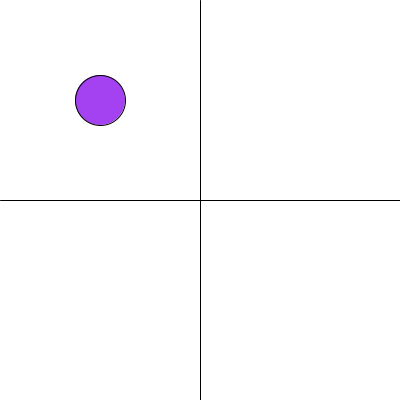
Frame 1 (no input)
Frame 60 (the mouse pressed at the canvas centre just before this capture): identical to frame 1, image omitted
Frame 120 (the mouse held since frame 60 and released just before this capture): identical to frame 1, image omitted

The Processing sketch that drew this single still picture (run headless with seeded random() and noise(); from frame 60 on, the mouse is pressed at the canvas centre):

// Processing sketch: sketch_130519a
// ── sketch_130519a.pde
// Ball Quadrants (Week 10, Question 5) - 17-05-2013
// Max Schaefer (43263798)

// Declare Global Object For Human Class
Ball ball;

// Setup Function - Run Once At Program Start
void setup() {
	// Set Window Size
	size(400, 400);

	// Set Background Colour
	background(255);

	// Create New Instance Of Human Class
	ball = new Ball();
}

// Draw Function - Run Every Frame
void draw() {
	// Clear Canvas
	background(255);

	// Draw Grid
	drawGrid();

	// Display Ball
	ball.display();
}

// ── Ball.pde
// Declare Ball Class
class Ball {
	// Initialise Properties
	color colour;
	boolean dragged;
	float radius;

	// Initialise Positional Variables
	int column;
	int row;
	float x;
	float y;

	// Default Constructor
	Ball() {
		// Set Properties
		colour = color(random(255), random(255), random(255));
		dragged = false;
		radius = 50;

		// Set Positional Variables
		column = 1;
		row = 1;
		x = returnPosition(column, width);
		y = returnPosition(row, height);
	}

	// Display Function
	void display() {
		// Set Ellipse Mode
		ellipseMode(CENTER);

		// Set Fill Colour
		fill(colour);

		// Check Drag State
		if (dragged)
			// Draw Ellipse (X/Y)
			ellipse(x, y, radius, radius);
		else
			// Draw Ellipse (Grid)
			ellipse(returnPosition(column, width), returnPosition(row, height), radius, radius);
	}

	// Mouse Drag Function
	void drag() {
		// Check Mouse Position Against Ball Position
		if (dist(mouseX, mouseY, x, y) <= radius) {
			// Set Ball Dragged
			dragged = true;

			// Set Ball Position (X/Y)
			x = mouseX;
			y = mouseY;
		}
	}

	// Mouse Release Function
	void release() {
		// Check Grid Position Change
		if (checkInsideDragThreshold(mouseX, mouseY) && ((returnPositionGrid(x, width) != column || returnPositionGrid(y, height) != row))) {
			// Set Properties
			colour = color(random(255), random(255), random(255));

			// Set Ball Positon (Grid)
			column = returnPositionGrid(x, width);
			row = returnPositionGrid(y, height);
		}

		// Reset Ball Position (X/Y)
		x = returnPosition(column, width);
		y = returnPosition(row, height);

		// Unset Ball Dragged
		dragged = false;
	}
}

// ── functions.pde
// Check Inside Drag Threshold
boolean checkInsideDragThreshold(int x, int y) {
	// Check Inputs
	if (x < 0 || x > width || y < 0 || y > height)
		// Return True
		return false;
	else
		// Return False
		return true;
}

// Function To Draw Grid
void drawGrid() {
	// Draw Column
	line(width/2, 0, width/2, height);

	// Draw Row
	line(0, height/2, width, height/2);
}

// Function To Return Position
float returnPosition(float special, float global) {
	// Return Value
	return (special-1)*global/2+global/4;
}

// Function To Return Position (Grid)
int returnPositionGrid(float special, float global) {
	// Return Value
	if (special < global/2)
		return 1;
	// Return Value
	else
		return 2;
}

// ── handlers.pde
// Mouse Drag Handler
void mouseDragged() {
	// Call Ball Drag Function
	ball.drag();
}

// Mouse Release Handler
void mouseReleased() {
	// Call Ball Release Function
	ball.release();
}
